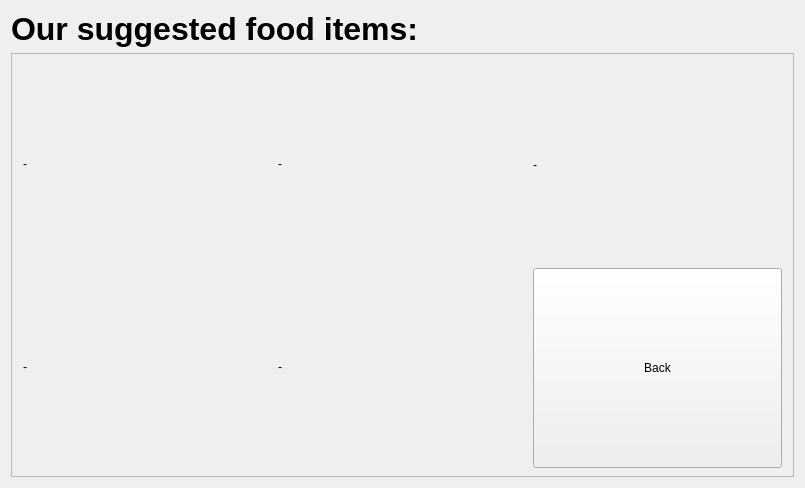
<?xml version="1.0" encoding="UTF-8"?>
<ui version="4.0">
 <class>foodSuggestionMenu</class>
 <widget class="QWidget" name="foodSuggestionMenu">
  <property name="geometry">
   <rect>
    <x>0</x>
    <y>0</y>
    <width>805</width>
    <height>488</height>
   </rect>
  </property>
  <property name="windowTitle">
   <string>foodSuggestionMenu</string>
  </property>
  <layout class="QGridLayout" name="gridLayout">
   <item row="0" column="0">
    <widget class="QLabel" name="lbl_title">
     <property name="font">
      <font>
       <family>Helvetica Neue</family>
       <pointsize>24</pointsize>
       <weight>75</weight>
       <bold>true</bold>
      </font>
     </property>
     <property name="text">
      <string>Our suggested food items:</string>
     </property>
    </widget>
   </item>
   <item row="1" column="0">
    <widget class="QScrollArea" name="scrollArea">
     <property name="minimumSize">
      <size>
       <width>781</width>
       <height>321</height>
      </size>
     </property>
     <property name="widgetResizable">
      <bool>true</bool>
     </property>
     <widget class="QWidget" name="scrollAreaWidgetContents">
      <property name="geometry">
       <rect>
        <x>0</x>
        <y>0</y>
        <width>779</width>
        <height>425</height>
       </rect>
      </property>
      <property name="minimumSize">
       <size>
        <width>779</width>
        <height>319</height>
       </size>
      </property>
      <layout class="QGridLayout" name="gridLayout_3">
       <item row="1" column="2">
        <widget class="QLabel" name="lbl_sug1">
         <property name="text">
          <string>-</string>
         </property>
        </widget>
       </item>
       <item row="2" column="2">
        <widget class="QLabel" name="lbl_sug4">
         <property name="text">
          <string>-</string>
         </property>
        </widget>
       </item>
       <item row="2" column="4">
        <widget class="QPushButton" name="btn_Back">
         <property name="minimumSize">
          <size>
           <width>0</width>
           <height>200</height>
          </size>
         </property>
         <property name="text">
          <string>Back</string>
         </property>
        </widget>
       </item>
       <item row="1" column="4">
        <widget class="QLabel" name="lbl_sug3">
         <property name="minimumSize">
          <size>
           <width>0</width>
           <height>200</height>
          </size>
         </property>
         <property name="text">
          <string>-</string>
         </property>
        </widget>
       </item>
       <item row="2" column="3">
        <widget class="QLabel" name="lbl_sug5">
         <property name="text">
          <string>-</string>
         </property>
        </widget>
       </item>
       <item row="1" column="3">
        <widget class="QLabel" name="lbl_sug2">
         <property name="text">
          <string>-</string>
         </property>
        </widget>
       </item>
      </layout>
     </widget>
    </widget>
   </item>
  </layout>
 </widget>
 <layoutdefault spacing="6" margin="11"/>
 <resources/>
 <connections/>
</ui>
